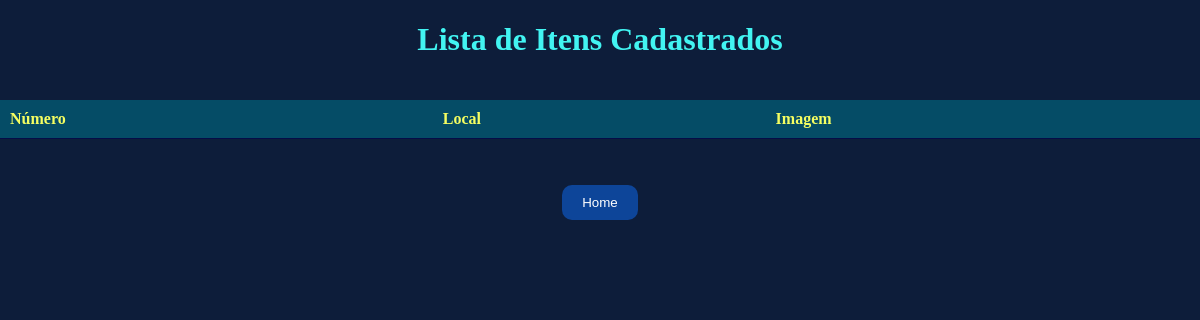
Before: /cadastros/ with the older database file.
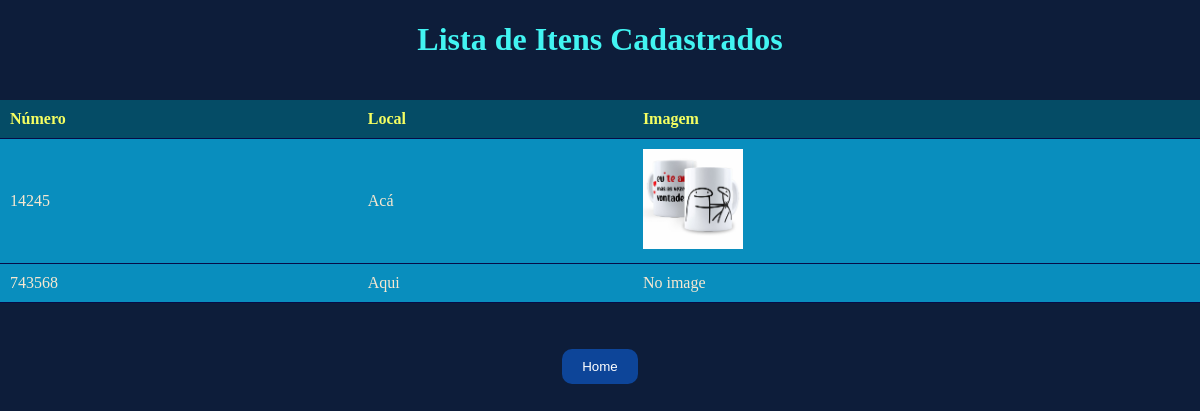
After: the same page with the newer database file.
### myapp/models.py (models this page shows)
class Inscription(models.Model):
    number = models.IntegerField()
    local = models.CharField(max_length=100)
    image = models.ImageField(upload_to='inscriptions/', null=True, blank=True)

### myapp/views.py (the view)
# urls.py: path('cadastros/', views.view_inscriptions,name='view_cad'),
def view_inscriptions(request):
    inscriptions = Inscription.objects.all()
    return render(request, 'view_cad.html', {'inscriptions':inscriptions})

### myapp/templates/view_cad.html (shortened to what this page needs)
<!DOCTYPE html>
<html lang="pt-br">
<head>
    {% load static %}
    <link rel="stylesheet" href="{% static 'styles.css' %}">
</head>
<body>
    <h1>Lista de Itens Cadastrados</h1>
    <table>
        <thead>
            <tr>
                <th>Número</th>
                <th>Local</th>
                <th>Imagem</th>
            </tr>
        </thead>
        <tbody>
            {% for inscription in inscriptions %}
            <tr>
                <td>{{ inscription.number }}</td>
                <td>{{ inscription.local }}</td>
                <td>
                    {% if inscription.image %}
                    <img src="{{ inscription.image.url }}" alt="{{ inscription.number }}" width="100">
                    {% else %}
                    No image
                    {% endif %}
                </td>
            </tr>
            {% endfor %}
        </tbody>
    </table>
    <br><br>
    <a href="{% url 'index' %}"><button>Home</button></a>
</body>
</html>

### myapp/static/styles.css (style rules this page uses)
body { font-family: 'Times New Roman', Times, serif; margin: 0; padding: 0; display: flex; flex-direction: column; align-items: center; height: 100vh; background-color: #0d1d3a; color: rgb(118, 255, 253); }
h1 { color: #42f4f2; }
button { background-color: #0d4599; color: white; padding: 10px 20px; border: none; cursor: pointer; border-radius: 10px; margin: 10px; }
table { width: 100%; border-collapse: collapse; margin-top: 20px; color: #f8e8d0; background-color: #098ebe; }
th, td { padding: 10px; text-align: left; border-bottom: 1px solid #060c47; }
th { background-color: #054c66; color: #f5fe61; }

Changed rows visible on the page:
added Inscription: number "14245", local "Acá", image (picture)
added Inscription: number "743568", local "Aqui", image "No image"
